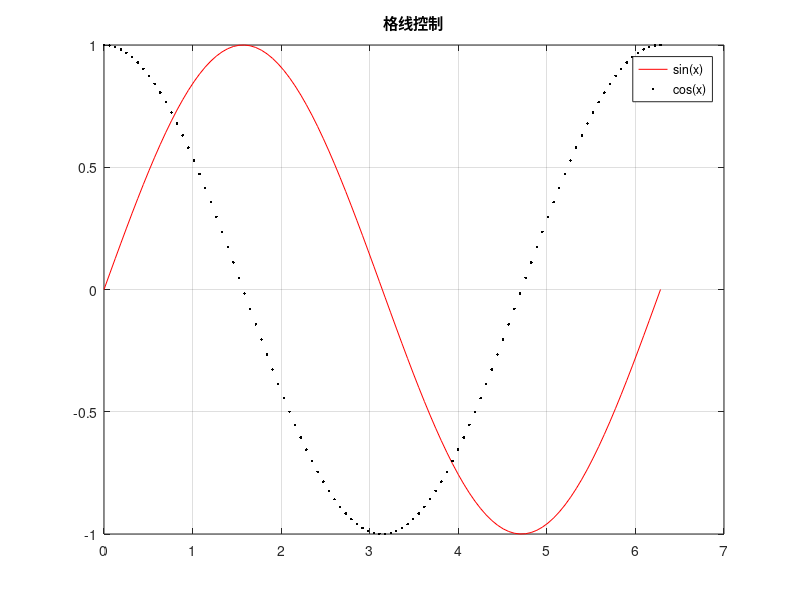

Source code (MATLAB):
x=linspace(0,2*pi,100);
y1=sin(x);
y2=cos(x);
h=plot(x,y1,'-r',x,y2,'.k');%绘制正弦和余弦函数,返回由图线对象组成的列向量h
title('格线控制')
legend(h,'sin(x)','cos(x)')%添加图例
grid on%显示分割线